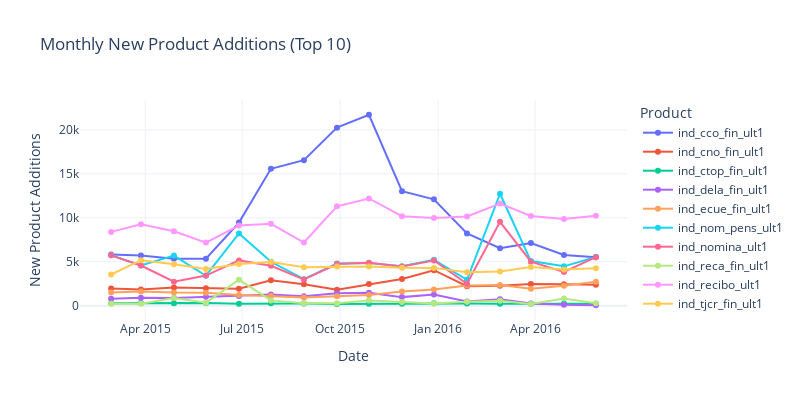

Notebook source saved alongside this figure:
### Code cell
#Plot using Plotly
fig = px.line(
    monthly_trend,
    x='fecha_dato',
    y='added',
    color='product',
    markers=True,
    title='Monthly New Product Additions (Top 10)',
    labels={
        'fecha_dato': 'Date',
        'added': 'New Product Additions',
        'product': 'Product'
    }
)

fig.update_layout(
    xaxis_title='Date',
    yaxis_title='New Product Additions',
    legend_title='Product',
    template='plotly_white',
    width=800,
    height=400
)

fig.show()

### Figure 1 — Plotly figure (JSON) as saved in the notebook; plotly's stock layout.template omitted (floating-point values rounded to 4 significant figures)
{"data": [{"hovertemplate": "Product=ind_cco_fin_ult1<br>Date=%{x}<br>New Product Additions=%{y}<extra></extra>", "legendgroup": "ind_cco_fin_ult1", "line": {"color": "#636efa", "dash": "solid"}, "marker": {"symbol": "circle"}, "mode": "lines+markers", "name": "ind_cco_fin_ult1", "orientation": "v", "showlegend": true, "type": "scatter", "x": ["2015-02-28T00:00:00", "2015-03-28T00:00:00", "2015-04-28T00:00:00", "2015-05-28T00:00:00", "2015-06-28T00:00:00", "2015-07-28T00:00:00", "2015-08-28T00:00:00", "2015-09-28T00:00:00", "2015-10-28T00:00:00", "2015-11-28T00:00:00", "2015-12-28T00:00:00", "2016-01-28T00:00:00", "2016-02-28T00:00:00", "2016-03-28T00:00:00", "2016-04-28T00:00:00", "2016-05-28T00:00:00"], "xaxis": "x", "y": [5831, 5694, 5335, 5346, 9452, 15569, 16559, 20254, 21723, 13030, 12096, 8209, 6546, 7134, 5761, 5509], "yaxis": "y"}, {"hovertemplate": "Product=ind_cno_fin_ult1<br>Date=%{x}<br>New Product Additions=%{y}<extra></extra>", "legendgroup": "ind_cno_fin_ult1", "line": {"color": "#EF553B", "dash": "solid"}, "marker": {"symbol": "circle"}, "mode": "lines+markers", "name": "ind_cno_fin_ult1", "orientation": "v", "showlegend": true, "type": "scatter", "x": ["2015-02-28T00:00:00", "2015-03-28T00:00:00", "2015-04-28T00:00:00", "2015-05-28T00:00:00", "2015-06-28T00:00:00", "2015-07-28T00:00:00", "2015-08-28T00:00:00", "2015-09-28T00:00:00", "2015-10-28T00:00:00", "2015-11-28T00:00:00", "2015-12-28T00:00:00", "2016-01-28T00:00:00", "2016-02-28T00:00:00", "2016-03-28T00:00:00", "2016-04-28T00:00:00", "2016-05-28T00:00:00"], "xaxis": "x", "y": [1964, 1852, 2068, 1986, 1934, 2884, 2448, 1811, 2450, 3039, 4033, 2212, 2260, 2459, 2424, 2369], "yaxis": "y"}, {"hovertemplate": "Product=ind_ctop_fin_ult1<br>Date=%{x}<br>New Product Additions=%{y}<extra></extra>", "legendgroup": "ind_ctop_fin_ult1", "line": {"color": "#00cc96", "dash": "solid"}, "marker": {"symbol": "circle"}, "mode": "lines+markers", "name": "ind_ctop_fin_ult1", "orientation": "v", "showlegend": true, "type": "scatter", "x": ["2015-02-28T00:00:00", "2015-03-28T00:00:00", "2015-04-28T00:00:00", "2015-05-28T00:00:00", "2015-06-28T00:00:00", "2015-07-28T00:00:00", "2015-08-28T00:00:00", "2015-09-28T00:00:00", "2015-10-28T00:00:00", "2015-11-28T00:00:00", "2015-12-28T00:00:00", "2016-01-28T00:00:00", "2016-02-28T00:00:00", "2016-03-28T00:00:00", "2016-04-28T00:00:00", "2016-05-28T00:00:00"], "xaxis": "x", "y": [261, 292, 282, 298, 222, 264, 231, 191, 224, 209, 283, 259, 217, 225, 240, 226], "yaxis": "y"}, {"hovertemplate": "Product=ind_dela_fin_ult1<br>Date=%{x}<br>New Product Additions=%{y}<extra></extra>", "legendgroup": "ind_dela_fin_ult1", "line": {"color": "#ab63fa", "dash": "solid"}, "marker": {"symbol": "circle"}, "mode": "lines+markers", "name": "ind_dela_fin_ult1", "orientation": "v", "showlegend": true, "type": "scatter", "x": ["2015-02-28T00:00:00", "2015-03-28T00:00:00", "2015-04-28T00:00:00", "2015-05-28T00:00:00", "2015-06-28T00:00:00", "2015-07-28T00:00:00", "2015-08-28T00:00:00", "2015-09-28T00:00:00", "2015-10-28T00:00:00", "2015-11-28T00:00:00", "2015-12-28T00:00:00", "2016-01-28T00:00:00", "2016-02-28T00:00:00", "2016-03-28T00:00:00", "2016-04-28T00:00:00", "2016-05-28T00:00:00"], "xaxis": "x", "y": [786, 906, 880, 1005, 1085, 1282, 1073, 1411, 1472, 971, 1276, 471, 715, 245, 101, 46], "yaxis": "y"}, {"hovertemplate": "Product=ind_ecue_fin_ult1<br>Date=%{x}<br>New Product Additions=%{y}<extra></extra>", "legendgroup": "ind_ecue_fin_ult1", "line": {"color": "#FFA15A", "dash": "solid"}, "marker": {"symbol": "circle"}, "mode": "lines+markers", "name": "ind_ecue_fin_ult1", "orientation": "v", "showlegend": true, "type": "scatter", "x": ["2015-02-28T00:00:00", "2015-03-28T00:00:00", "2015-04-28T00:00:00", "2015-05-28T00:00:00", "2015-06-28T00:00:00", "2015-07-28T00:00:00", "2015-08-28T00:00:00", "2015-09-28T00:00:00", "2015-10-28T00:00:00", "2015-11-28T00:00:00", "2015-12-28T00:00:00", "2016-01-28T00:00:00", "2016-02-28T00:00:00", "2016-03-28T00:00:00", "2016-04-28T00:00:00", "2016-05-28T00:00:00"], "xaxis": "x", "y": [1492, 1619, 1486, 1479, 1219, 1106, 930, 1081, 1216, 1597, 1826, 2284, 2358, 1918, 2266, 2723], "yaxis": "y"}, {"hovertemplate": "Product=ind_nom_pens_ult1<br>Date=%{x}<br>New Product Additions=%{y}<extra></extra>", "legendgroup": "ind_nom_pens_ult1", "line": {"color": "#19d3f3", "dash": "solid"}, "marker": {"symbol": "circle"}, "mode": "lines+markers", "name": "ind_nom_pens_ult1", "orientation": "v", "showlegend": true, "type": "scatter", "x": ["2015-02-28T00:00:00", "2015-03-28T00:00:00", "2015-04-28T00:00:00", "2015-05-28T00:00:00", "2015-06-28T00:00:00", "2015-07-28T00:00:00", "2015-08-28T00:00:00", "2015-09-28T00:00:00", "2015-10-28T00:00:00", "2015-11-28T00:00:00", "2015-12-28T00:00:00", "2016-01-28T00:00:00", "2016-02-28T00:00:00", "2016-03-28T00:00:00", "2016-04-28T00:00:00", "2016-05-28T00:00:00"], "xaxis": "x", "y": [5729, 4562, 5703, 3404, 8218, 4992, 3005, 4799, 4845, 4475, 5211, 2942, 12731, 5073, 4474, 5541], "yaxis": "y"}, {"hovertemplate": "Product=ind_nomina_ult1<br>Date=%{x}<br>New Product Additions=%{y}<extra></extra>", "legendgroup": "ind_nomina_ult1", "line": {"color": "#FF6692", "dash": "solid"}, "marker": {"symbol": "circle"}, "mode": "lines+markers", "name": "ind_nomina_ult1", "orientation": "v", "showlegend": true, "type": "scatter", "x": ["2015-02-28T00:00:00", "2015-03-28T00:00:00", "2015-04-28T00:00:00", "2015-05-28T00:00:00", "2015-06-28T00:00:00", "2015-07-28T00:00:00", "2015-08-28T00:00:00", "2015-09-28T00:00:00", "2015-10-28T00:00:00", "2015-11-28T00:00:00", "2015-12-28T00:00:00", "2016-01-28T00:00:00", "2016-02-28T00:00:00", "2016-03-28T00:00:00", "2016-04-28T00:00:00", "2016-05-28T00:00:00"], "xaxis": "x", "y": [5723, 4566, 2733, 3426, 5151, 4538, 2987, 4727, 4872, 4460, 5133, 2487, 9541, 5009, 3839, 5516], "yaxis": "y"}, {"hovertemplate": "Product=ind_reca_fin_ult1<br>Date=%{x}<br>New Product Additions=%{y}<extra></extra>", "legendgroup": "ind_reca_fin_ult1", "line": {"color": "#B6E880", "dash": "solid"}, "marker": {"symbol": "circle"}, "mode": "lines+markers", "name": "ind_reca_fin_ult1", "orientation": "v", "showlegend": true, "type": "scatter", "x": ["2015-02-28T00:00:00", "2015-03-28T00:00:00", "2015-04-28T00:00:00", "2015-05-28T00:00:00", "2015-06-28T00:00:00", "2015-07-28T00:00:00", "2015-08-28T00:00:00", "2015-09-28T00:00:00", "2015-10-28T00:00:00", "2015-11-28T00:00:00", "2015-12-28T00:00:00", "2016-01-28T00:00:00", "2016-02-28T00:00:00", "2016-03-28T00:00:00", "2016-04-28T00:00:00", "2016-05-28T00:00:00"], "xaxis": "x", "y": [221, 220, 877, 343, 2942, 598, 264, 271, 596, 420, 236, 446, 557, 199, 809, 279], "yaxis": "y"}, {"hovertemplate": "Product=ind_recibo_ult1<br>Date=%{x}<br>New Product Additions=%{y}<extra></extra>", "legendgroup": "ind_recibo_ult1", "line": {"color": "#FF97FF", "dash": "solid"}, "marker": {"symbol": "circle"}, "mode": "lines+markers", "name": "ind_recibo_ult1", "orientation": "v", "showlegend": true, "type": "scatter", "x": ["2015-02-28T00:00:00", "2015-03-28T00:00:00", "2015-04-28T00:00:00", "2015-05-28T00:00:00", "2015-06-28T00:00:00", "2015-07-28T00:00:00", "2015-08-28T00:00:00", "2015-09-28T00:00:00", "2015-10-28T00:00:00", "2015-11-28T00:00:00", "2015-12-28T00:00:00", "2016-01-28T00:00:00", "2016-02-28T00:00:00", "2016-03-28T00:00:00", "2016-04-28T00:00:00", "2016-05-28T00:00:00"], "xaxis": "x", "y": [8394, 9266, 8458, 7174, 9119, 9314, 7186, 11303, 12195, 10182, 9962, 10153, 11613, 10199, 9857, 10220], "yaxis": "y"}, {"hovertemplate": "Product=ind_tjcr_fin_ult1<br>Date=%{x}<br>New Product Additions=%{y}<extra></extra>", "legendgroup": "ind_tjcr_fin_ult1", "line": {"color": "#FECB52", "dash": "solid"}, "marker": {"symbol": "circle"}, "mode": "lines+markers", "name": "ind_tjcr_fin_ult1", "orientation": "v", "showlegend": true, "type": "scatter", "x": ["2015-02-28T00:00:00", "2015-03-28T00:00:00", "2015-04-28T00:00:00", "2015-05-28T00:00:00", "2015-06-28T00:00:00", "2015-07-28T00:00:00", "2015-08-28T00:00:00", "2015-09-28T00:00:00", "2015-10-28T00:00:00", "2015-11-28T00:00:00", "2015-12-28T00:00:00", "2016-01-28T00:00:00", "2016-02-28T00:00:00", "2016-03-28T00:00:00", "2016-04-28T00:00:00", "2016-05-28T00:00:00"], "xaxis": "x", "y": [3545, 5176, 4722, 4166, 4733, 4968, 4383, 4466, 4462, 4317, 4298, 3794, 3883, 4407, 4107, 4252], "yaxis": "y"}], "layout": {"height": 400, "legend": {"title": {"text": "Product"}, "tracegroupgap": 0}, "title": {"text": "Monthly New Product Additions (Top 10)"}, "width": 800, "xaxis": {"anchor": "y", "domain": [0, 1], "title": {"text": "Date"}}, "yaxis": {"anchor": "x", "domain": [0, 1], "title": {"text": "New Product Additions"}}}}
